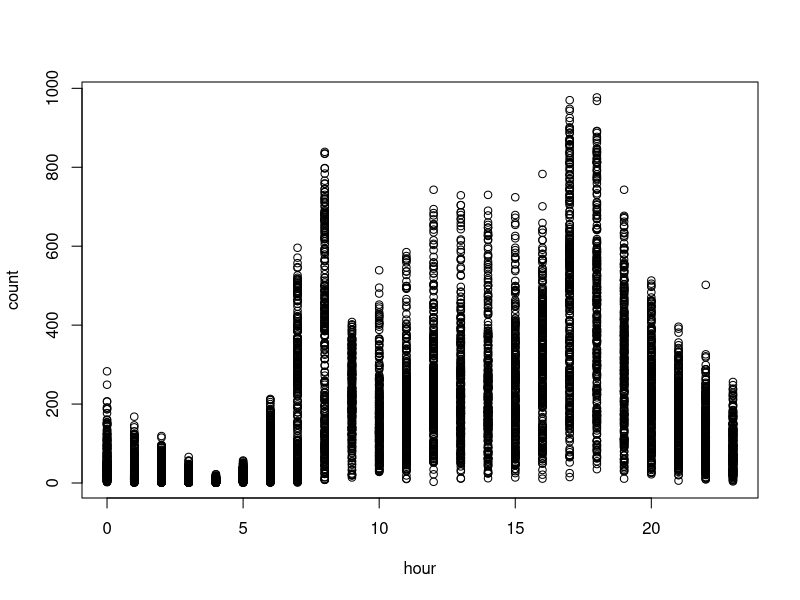
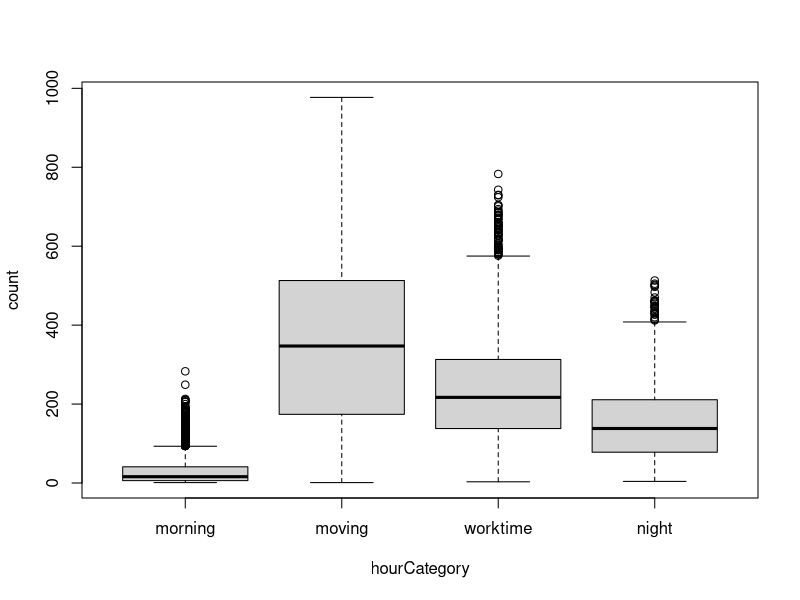
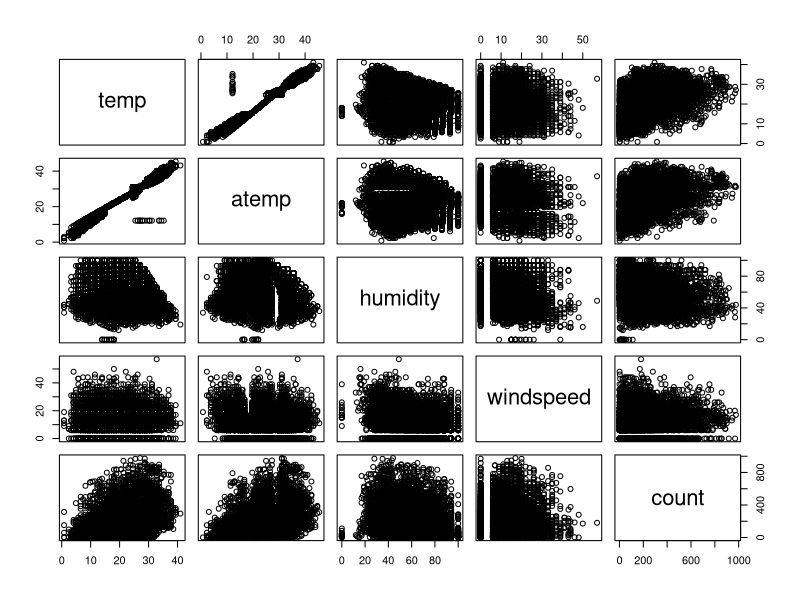
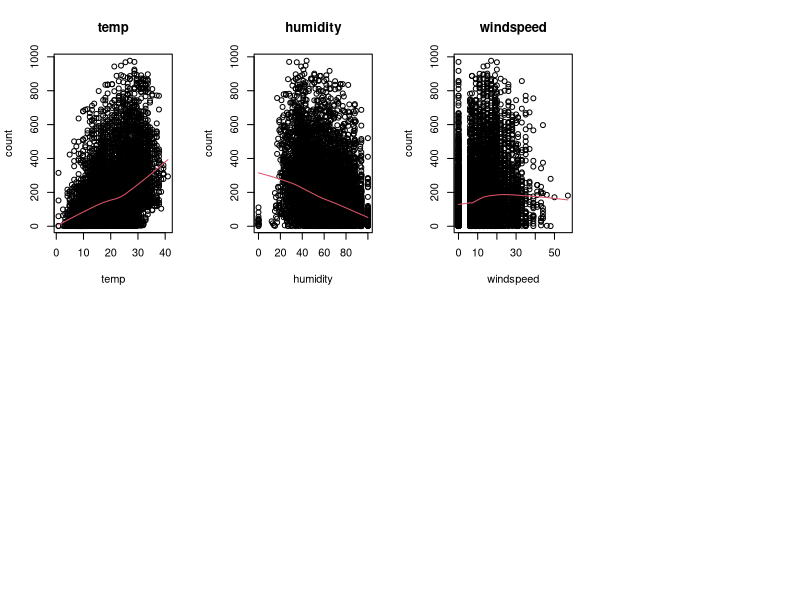
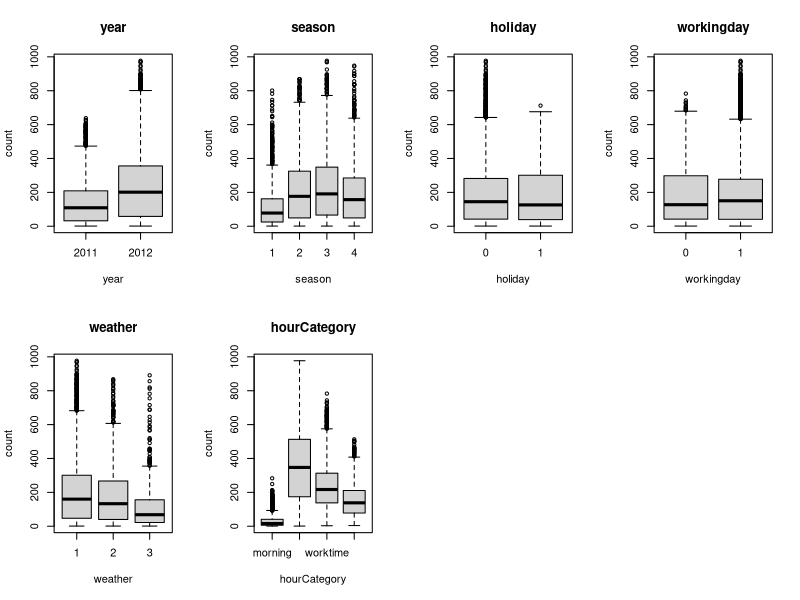
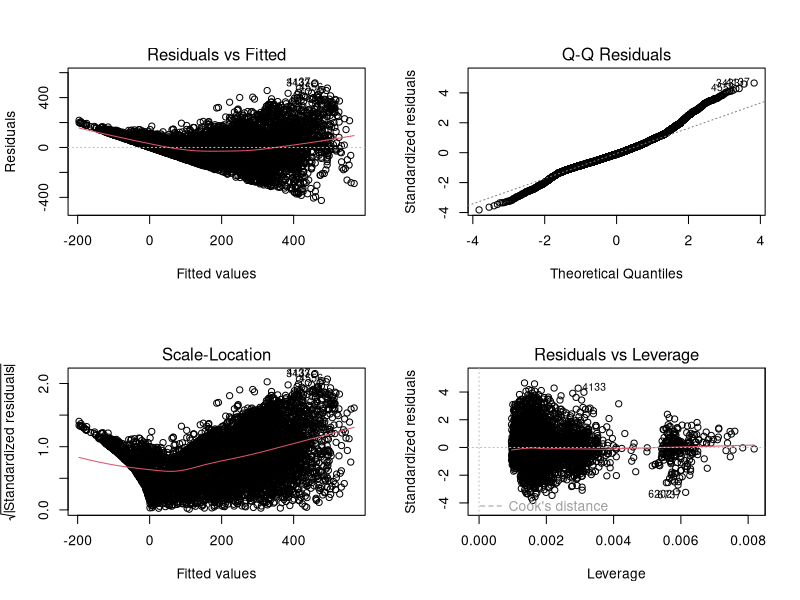
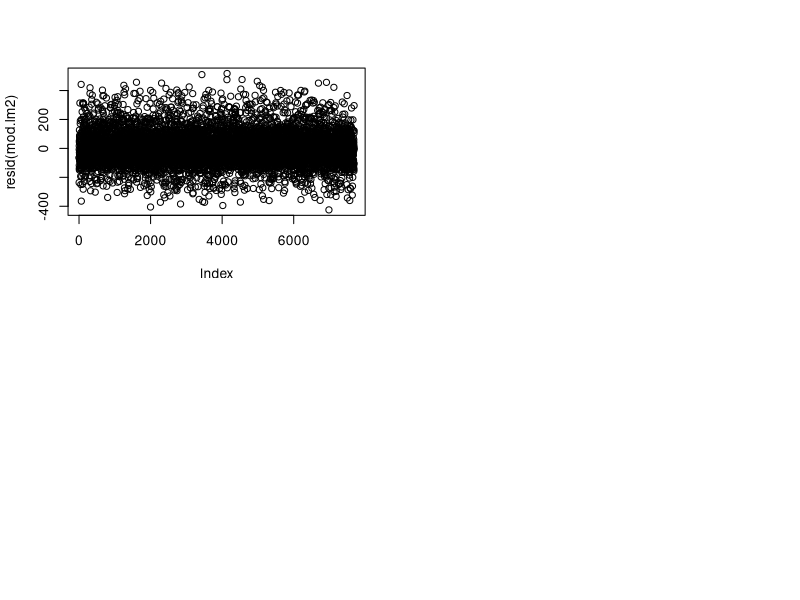

The R script that drew these images, in order: (Note: this script raises an error after producing the figures.)
############################################################
# Variables en el conjunto de datos:
#
# year - year
# hour - hour of the day (0-23)
# season -  1 = spring, 2 = summer, 3 = fall, 4 = winter 
# holiday - whether the day is considered a holiday
# workingday - whether the day is neither a weekend nor holiday
# weather - 1: Clear, Few clouds, Partly cloudy, Partly cloudy
#           2: Mist + Cloudy, Mist + Broken clouds, Mist + Few clouds, Mist
#           3: Light Snow, Light Rain + Thunderstorm + Scattered clouds, Light Rain + Scattered clouds
#           4: Heavy Rain + Ice Pallets + Thunderstorm + Mist, Snow + Fog 
# temp - temperature in Celsius
# atemp - "feels like" temperature in Celsius
# humidity - relative humidity
# windspeed - wind speed
# variable respuesta: count - number of total rentals
#
############################################################

#-----------------------------------------------------------
#
# Parte 1. Construir modelo
#
#-----------------------------------------------------------
##-- 1.Borra todos los objetos que tengas en memoria para que no te confundan en esta pr�ctica 
## Pista: instrucci�n rm o la escoba de la ventana superior derecha

rm(list = ls())

############################################################
# Lectura de datos y inspeccion
############################################################
##-- 2.Lee los datos p1a_train.csv
## Pista: fija el directorio donde tienes los datos y leelos con la instruccion read.table
datos = read.table('../p1a_train.csv', header = TRUE, sep = ';', dec = '.', stringsAsFactors = TRUE)

##-- 3. Visualiza los datos para asegurarte que los has leido correctamente. Haz una descriptiva y elimina la variable id de tus datos por comodidad (no la utilizaras)
##-- Pista: para describir tus datos, usa la instrucci�n summary. Para eliminar la variable asigna el valor NULL a toda la variable
summary(datos)
datos$id = NULL

############################################################
# Convertir variables no numericas a factores
############################################################
##-- 4. Ya te habr�s percatado que algunas variables estan codificadas con numeros pero en realidad son variables categ�ricas.
# Para que R las trate como tales debes transformalas a la clase factor. NO transformes la variable "hour" en ning�n caso
# Pista: la instruccion factor transforma las variables numericas en factores. P.ej, si quieres transformar a factor la variable
# season, tendr�s que hacer:
# datos$season <- factor(datos$season) 

datos$year = factor(datos$year)
datos$season = factor(datos$season)
datos$holiday = factor(datos$holiday)
datos$workingday = factor(datos$workingday)
datos$weather = factor(datos$weather)


##-- 5. Inspecciona el comportamiento de la respuesta (count) en funci�n de la hora (hour) con alg�n gr�fico descriptivo.
# Seg�n lo que veas, discretiza la variable en distintas categorias y conviertela en un factor
# Pista: algun grafico hecho con boxplot o plot (con lowess opcional) te puede servir. Debes discretizar seg�n lo que te parezca m�s razonable. Por ejemplo,
# si crees que de 0 a 12 horas hay un comportamiento y de 12 a 23, otro, deber�s coger dos intervalos. Para categorizar la variable
# usa la instrucci�n cut o ifelse (si usas esta �ltima, transforma a factor posteriormente). La variable puede tener tantas categorias como
# desees pero recuerda el principio de parsimonia. Un consejo es que te guardes la nueva variable con otro nombre. As�, si te equivocas,
# conservar�s la variable original (Opcional: cuando lo tengas claro, puedes borrar la variable original si lo deseas)

plot(count~hour, datos)
datos$hourCategory = cut(datos$hour, c(0,6,8,16,19,23), labels = c('morning', 'moving', 'worktime', 'moving', 'night'), include.lowest = TRUE)
datos$hour = NULL
plot(count~hourCategory, datos)

############################################################
# Descriptiva
############################################################
##-- 6.Realiza la descriptiva para todos los pares de variables que tengas como num�ricas
# Pista: Usa la instrucci�n pairs (puede tardar unos segundos) usando solo las variables que sean numericas. Recuerda que si quieres seleccionar, por ejemplo, las variables
# 2,4 y 6 de los datos, lo puedes hacer con datos[,c(2,4,6)]
pairs(datos[, c(6:10)])

############################################################
# Eliminamos variables muy correlacionadas
############################################################
##-- 7. Hay 2 variables muy correlacionadas. No queremos variables muy correlacionadas en nuestro modelo.
# Elimina aquella de las dos que peor prediga la respuesta.
# Pista: Construye 2 modelos lineales (instruccion lm) con la variable respuesta en funci�n de cada una de estas variables. Quedate con aquella
# que tenga un R2 mayor y la otra eliminala

lmTemp = lm(count ~ temp, datos)
summary(lmTemp)
# R-squared = 0.1578 -> nos quedamos con esta

lmAtemp = lm(count ~ atemp, datos)
summary(lmAtemp)
# R-squared = 0.1537

# Elminamos atemp
datos$atemp = NULL

############################################################
# Descriptiva bivariante con la respuesta
############################################################
##-- 8a. Haz el diagrama bivariante de la respuesta (count) en funci�n de las variables 
##-- numericas que te quedan y dibuja un suavizado por encima. �Son relaciones lineales?
# Pista: usa plot para cada gr�fico y las funciones lines y lowess para el suavizado

par(mfrow=c(2,4))
for(i in 6:8){
  plot(datos$count~datos[,i],main=names(datos)[i],xlab=names(datos)[i],ylab="count")
  with(datos,lines(lowess(count~datos[,i]),col=2))
}

# Si que son relaciones lineales aunque vemos que windspeed es mas constante

##-- 8b. Haz los boxplots bivariantes con la respuesta (count) y las variables categ�ricas (factores)
# �Crees que influyen en la respuesta s�lo viendo la descriptiva?
# Pista: usa la funci�n boxplot

par(mfrow=c(2,4))
for(i in c(1, 2, 3, 4, 5, 10)){
  boxplot(datos$count~datos[,i],main=names(datos)[i],xlab=names(datos)[i],ylab="count")
}

# Algunas mas que otras, las que tienen boxplots muy similares en las diferentes categorias menos representativas van a ser (Holiday y working day)

############################################################
# Seleccion de modelo y variables
############################################################
##--9. Ajusta el modelo lineal con todas las variables que tengas e interpreta la salida de resultados (coeficientes, p-valores, R2, error residual...)
# Pista: Ajusta el modelo con la funci�n lm y guardalo en un objeto. Luego, haz el summary de dicho objeto.

mod.lm1 = lm(count~.,datos)
summary(mod.lm1)
## R-squared 0.6276
## Standard error 111.3
## Vemos que workingday y windspeed tienen una significancia muy baja


##--10. Realiza una selecci�n autom�tica de variables y discute que ha pasado
# Pista: Usa la instrucci�n step para la selecci�n

mod.lm2 = step(mod.lm1)
summary(mod.lm2)
## R-squared 0.6275
## standard error 111.3
## Workingday ha sido eliminada del modelo
datos$workingday = NULL

############################################################
# Colinealidad
############################################################
##-- 11. Mira la colinealidad con la instrucci�n vif del paquete car.
##-- �Hay que eliminar alguna variable?�Cual eliminarias si tuvieses que eliminar una?
# Pista: Primero debes instalar y cargar el paquete car. Usa la funci�n vif para evaluar la colinealidad
library(car)
vif(mod.lm2)
# Vemos que todos los valores son menores a 5 asi que no hay que eliminar ninguna variable
# Elminariamos las que tienen un mayor valor de vif, en este caso seria la variable season con un vif de 3.169

############################################################
# Validacion
############################################################
##-- 12. Haz la validaci�n con el an�lisis de residuos
##-- �Se cumplen las premisas de linealidad, normalidad, homoscedasticidad, independencia?
# Pista: Haciendo plot del modelo podr�s evaluar las tres primeras premisas. Para la independencia, dibuja los residuos en el orden
# que te aparecen en los datos (funciones plot y resid)
par(mfrow=c(2,2))
plot(mod.lm2)
plot(resid(mod.lm2))

# Forma de cono clara -> Homocedasticidad, no se cumple, hay que arreglarlo
# linealidad -> observamos curvatura, no se cumple, hay que arreglarlo
# Normalidad -> Se cumple pero es mejorable
# independencia -> Se cumple, vemos la misma varianza de los residuos a lo largo del orden en que aparecen, sin ningun patron que indique dependencia de las muestras

############################################################
# Transformacion de boxCox
############################################################
##-- 13. Si crees que no se cumple alguna premisa, haz la transformaci�n de boxCox para la variable respuesta 
##-- Escoge el valor de lambda que maximiza la funci�n y aplicala a la respuesta (count). Prueba tambien la transformacion logaritmica
# Pista: usa la funci�n de boxCox para conocer la lambda. Guardate las nuevas respuestas en unas nuevas variables llamadas countBC y countLog

par(mfrow=c(1,1))
bc <- boxCox(mod.lm2)
lamb = bc$x[which.max(bc$y)]
datos$countBC <- datos$count^lamb
datos$countLog <- log(datos$count)


############################################################
# Nuevos modelos con respuestas transformadas
############################################################
##-- 14. Ajusta los modelos con las dos nuevas respuestas. �Cu�l predice mejor seg�n el R2?
# Pista: Ajusta los modelos con la instruccion lm

mod.lm3 = lm(countBC ~ year + season + holiday + weather + temp + humidity + windspeed + hourCategory, datos)
mod.lm3 = step(mod.lm3) ## Validar que no se elimina ninguna variable mas
summary(mod.lm3)
## R-squared: 0.7418
## standard error: 0.5919
## Vemos que el R-squared augmenta en gran medida respecto el modelo anterior (lm2) 0.7418 vs 0.6275. 
## Por otra parte el error residual se disminuye drasticamente, 111.3 vs 0.5919 ahora, pero hay que considerar que este modelo utiliza la transformacion de BoxCox con lo cual los valores son mucho mas pequenos que los originales y por eso el error es menor

mod.lm4 = lm(countLog ~ year + season + holiday + weather + temp + humidity + windspeed + hourCategory,datos)
mod.lm4 = step(mod.lm4) ## Validar que no se elimina ninguna variable mas
summary(mod.lm4)
## R-squared: 0.7184 
## standard error: 0.7899
## Vemos que es ligeramente peor queBoxCox, tenemos un R-squared 0.7184 vs 0.7418 en el que utilizamos BoxCox. Asi que descartamos este y nos quedamos con lm3
## mod.lm3 con transformacion BoxCox da mejor resultado

############################################################
# Validacion
############################################################
##-- 15. Haz la validacion para los 2 modelos anteriores
# Pista: Haciendo plot del modelo podr�s evaluar las tres primeras premisas. Para la independencia, dibuja los residuos en el orden
# que te aparecen en los datos (funciones plot y resid)

par(mfrow=c(2,2))
plot(mod.lm3)
plot(resid(mod.lm3))
## Linealidad = se cumple, hay curvatura pero muy leve
## Homoscedasticidad = sigue habiendo mas dispersion en el centro que en los extremos, pero ya no tenemos forma de cono que teniamos en el modelo lm2 por lo que ha mejorado
## Normalidad = ha mejorado aunque mantiene aun cierto grado de variacion en los extremos

par(mfrow=c(2,2))
plot(mod.lm4)
plot(resid(mod.lm4))
## Peores resultados que el modelo 3
## Homocedasticidad = no se cumple hay forma de cono inverso
## Normalidad = no se cumple, y aun peor que en el modelo lm3
## linealidad = si se puede considerar que la cumple ya que presenta poca curvatura

############################################################
# Transformaciones polinomicas
############################################################
##-- 16. Escoge la respuesta que creas mejor para tus datos (count,countBC,countLog). Mira si alguna de las variables numericas 
# se podria ajustar por un relaci�n no lineal de forma descriptiva
# Pista: si has cambiado de variable respuesta, vuelve a hacer los gr�ficos bivariantes y los suavizados

par(mfrow=c(2,4))
for(i in 5:7){
  plot(datos$countBC~datos[,i],main=names(datos)[i],xlab=names(datos)[i],ylab="countBC")
  with(datos,lines(lowess(countBC~datos[,i]),col=2))
}

## Vemos que las categorias (temp, humidity y windspeed) siguen una relacion lineal respecto la variable countBC, con poca curvatura.

##-- 17. Para aquella o aquellas variables que lo creas necesario, ajusta un polinomio con todas las variables que tengas y
##-- vuelve a hacer la validacion

mod.lm5 = lm(countBC ~ year + season + holiday + weather + poly(temp,2) + poly(humidity,2) + poly(windspeed,2) + hourCategory,datos)
mod.lm5 = step(mod.lm5)
summary(mod.lm5)
## R-squared = 0.7449
## residual standard error = 0.5884
## Vemos que hay una diferencia insignificante respecto al modelo lm3, hablamos de milesimas, por lo que no vemos que sea necesario utilizar las transformaciones polinomicas

par(mfrow=c(2,2))
plot(mod.lm5)
plot(resid(mod.lm5))

# Comparacion de modelos
summary(mod.lm1)
summary(mod.lm2)
summary(mod.lm3)
summary(mod.lm4)
summary(mod.lm5)

############################################################
# Observaciones influyentes
############################################################
##-- 18. Mira la distancia de cook para todas las observaciones. Aquellas que tengan la distancia de cook mayor, son m�s influyentes
##-- Si lo crees conveniente, elimina aquellas que creas que condicionan mucho el modelo y ajusta el modelo sin estas observaciones
# Pista: Usa la instruccion cooks.distance para obtener las distancias de cook. Para eliminar observaciones, create un nuevo conjunto de datos que no tenga dichas
# observaciones. Si, por ejemplo, quieres eliminar las observaciones 1, 2 y 5, entonces datos2 <- datos[-c(1,2,5),]
# Modelo definitivo

influenceIndexPlot(mod.lm3)
cooksDistance = cooks.distance(mod.lm3)
## A eliminar: 2005, 6737
influencePlot(mod.lm3)

datos2 = datos[-c(2005,6737),]
mod.lm6 = lm(countBC ~ year + season + holiday + weather + temp + humidity + windspeed + hourCategory,datos2)
summary(mod.lm6)
## R-squared: 0.7425
## Residual standard error: 0.5911
## Hay una mejora casi insignificante respecto el modelo lm3, asi que nos quedamos con el anterior

par(mfrow=c(2,2))
plot(mod.lm6)


### MODELO FINAL
mod.final = mod.lm3
library('effects')
plot(allEffects(mod.final))

## Ver predicciones vs valores reales
pr = predict(mod.final, datos)
par(mfrow=c(1,1))
plot(pr,datos$countBC)
abline(0,1,col=2,lwd=2)    

##-- 19. Opcional: haz todo lo que tu creas necesario para mejorar el modelo (si es que hay algo que lo pueda mejorar)

############################################################
#
# Parte 2. Hacer prediciones con la muestra test
#
############################################################
##-- 20. Lee los datos test (p1a_test.csv) con la instruccion read.table
datosTest = read.table('../p1a_test.csv', header = TRUE, sep = ';', dec = '.', stringsAsFactors = TRUE)

############################################################
# Transformaciones en variables
############################################################
##-- 21. Haz EXACTAMENTE las mismas transformaciones que hicieste en el conjunto de entrenamiento (tranformar a factores
# algunas variables, eliminar variables, categorizar o cualquier otro cambio que hayas hecho). NO ELIMINES LA VARIABLE id (Identificador)

## Convertir a factores
datosTest$year = factor(datosTest$year)
datosTest$season = factor(datosTest$season)
datosTest$holiday = factor(datosTest$holiday)
datosTest$workingday = factor(datosTest$workingday)
datosTest$weather = factor(datosTest$weather)

## Categorizar hora
datosTest$hourCategory = cut(datosTest$hour, c(0,6,8,16,19,23), labels = c('morning', 'moving', 'worktime', 'moving', 'night'), include.lowest= TRUE)
datosTest$hour = NULL

## Eliminar variables
datosTest$atemp = NULL
datosTest$workingday = NULL

############################################################
# Calcular predicciones
############################################################
##-- 22. Usa la instrucci�n predict aplicada al modelo que tu has escogido para
##-- obtener las predicciones en la muestra test.
# Pista: la instruccion predict debe tener 2 parametros: el modelo final y los datos test con las variables transformadas. Guardate las
# prediciones en una variable del mismo conjunto de datos

prediccionesBC = predict(mod.final, datosTest)
datosTest$predicciones = prediccionesBC^(1/lamb)

############################################################
# Guardar fichero
############################################################
##-- 23. Escribe un fichero con solo dos columnas el identificador y la predici�n
# Pista: Usa la funcion write.table y sigue escrupulosamente las instrucciones del enunciado para generar este fichero
# (quote = FALSE, sep = ";", row.names = FALSE, col.names = FALSE)

write.table(datosTest[c('id','predicciones')], file='p1a.txt', quote = FALSE, sep = ";", row.names = FALSE, col.names = FALSE)
